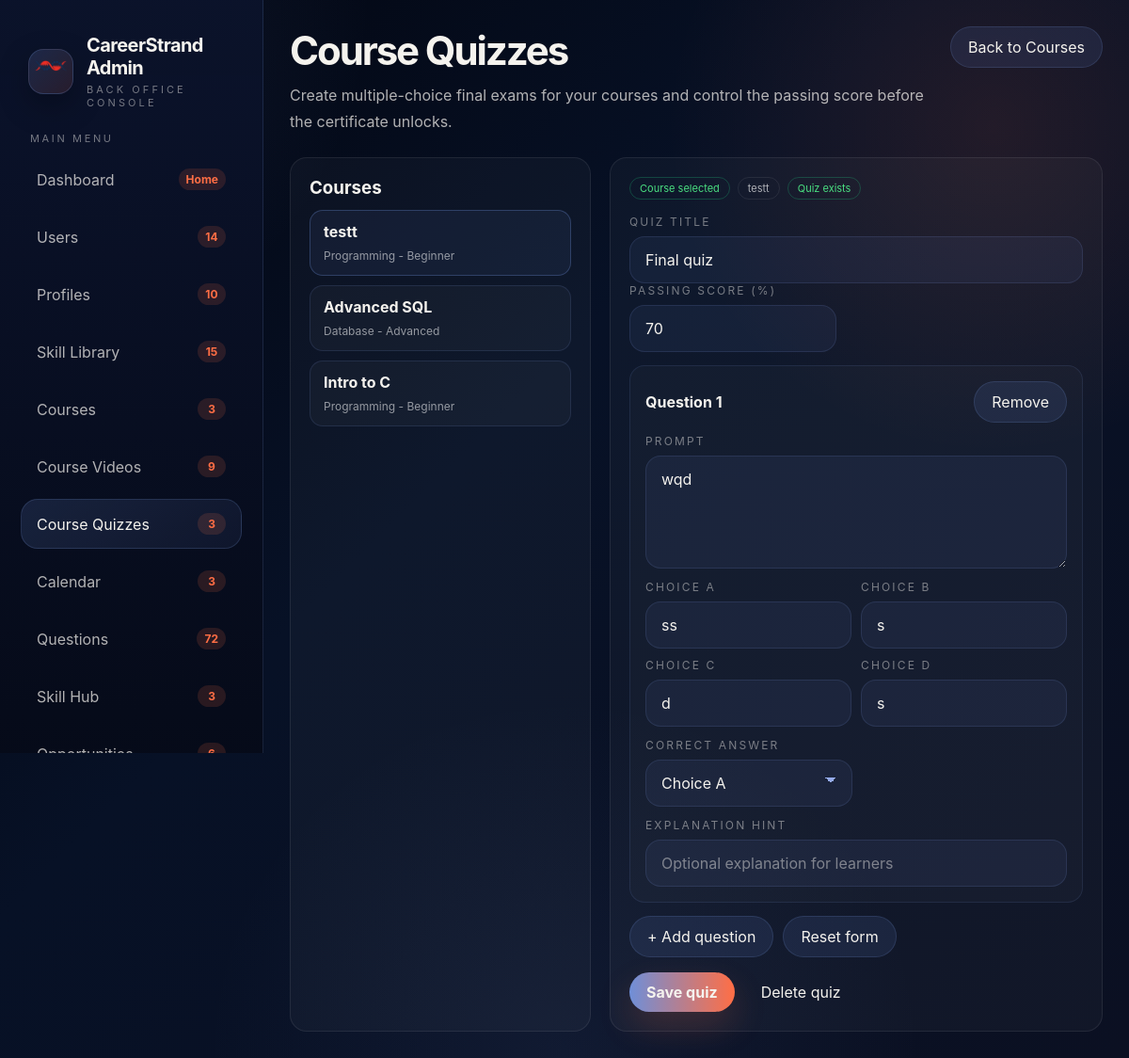
Screenshot of /View/BackOffice/admin-course-quizzes.php?course_id=3 (signed in) with the database file from the repository.
### tables this page shows
CREATE TABLE `course` (
  `courseId` int(11) NOT NULL,
  `title` varchar(255) DEFAULT NULL,
  `description` varchar(255) DEFAULT NULL,
  `category` varchar(100) DEFAULT NULL,
  `skill` varchar(100) DEFAULT NULL,
  `difficulty` varchar(50) DEFAULT NULL,
  `duration` int(11) DEFAULT NULL,
  `status` varchar(50) DEFAULT NULL,
  `createdAt` date DEFAULT NULL,
  `certificateTemplateType` varchar(20) NOT NULL DEFAULT 'preset',
  `certificatePresetKey` varchar(50) NOT NULL DEFAULT 'nvidia',
  `certificateBackgroundUrl` varchar(255) DEFAULT NULL,
  `certificateLogoUrl` varchar(255) DEFAULT NULL,
  `certificateIssuer` varchar(120) NOT NULL DEFAULT 'CareerStrand',
  `certificateTitle` varchar(120) NOT NULL DEFAULT 'Certificate of Completion',
  `certificateSubtitle` varchar(255) NOT NULL DEFAULT 'This certifies that',
  `certificateSignerName` varchar(120) NOT NULL DEFAULT 'Course Manager',
  `certificateSignatureData` longtext DEFAULT NULL
);

CREATE TABLE `course_quizzes` (
  `quiz_id` int(11) NOT NULL,
  `course_id` int(11) NOT NULL,
  `title` varchar(255) NOT NULL DEFAULT 'Final quiz',
  `passing_score` int(11) NOT NULL DEFAULT 70,
  `quiz_json` longtext NOT NULL,
  `created_at` timestamp NOT NULL DEFAULT current_timestamp(),
  `updated_at` timestamp NOT NULL DEFAULT current_timestamp() ON UPDATE current_timestamp()
);

### Controller/ControlCourses.php (called while the page is built, shortened)
<?php
class ControlCourses {
    private function ensureCertificateSchema(PDO $db): void {
        $columns = [
            'certificateTemplateType' => "ALTER TABLE `course` ADD COLUMN `certificateTemplateType` VARCHAR(20) NOT NULL DEFAULT 'preset' AFTER `createdAt`",
            'certificatePresetKey' => "ALTER TABLE `course` ADD COLUMN `certificatePresetKey` VARCHAR(50) NOT NULL DEFAULT 'nvidia' AFTER `certificateTemplateType`",
            'certificateBackgroundUrl' => "ALTER TABLE `course` ADD COLUMN `certificateBackgroundUrl` VARCHAR(255) DEFAULT NULL AFTER `certificatePresetKey`",
            'certificateLogoUrl' => "ALTER TABLE `course` ADD COLUMN `certificateLogoUrl` VARCHAR(255) DEFAULT NULL AFTER `certificateBackgroundUrl`",
            'certificateIssuer' => "ALTER TABLE `course` ADD COLUMN `certificateIssuer` VARCHAR(120) NOT NULL DEFAULT 'CareerStrand' AFTER `certificateLogoUrl`",
            'certificateTitle' => "ALTER TABLE `course` ADD COLUMN `certificateTitle` VARCHAR(120) NOT NULL DEFAULT 'Certificate of Completion' AFTER `certificateIssuer`",
            'certificateSubtitle' => "ALTER TABLE `course` ADD COLUMN `certificateSubtitle` VARCHAR(255) NOT NULL DEFAULT 'This certifies that' AFTER `certificateTitle`",
            'certificateSignerName' => "ALTER TABLE `course` ADD COLUMN `certificateSignerName` VARCHAR(120) NOT NULL DEFAULT 'Course Manager' AFTER `certificateSubtitle`",
            'certificateSignatureData' => "ALTER TABLE `course` ADD COLUMN `certificateSignatureData` LONGTEXT NULL AFTER `certificateSignerName`",
        ];
        foreach ($columns as $column => $sql) {
            try {
                $stmt = $db->prepare('SHOW COLUMNS FROM `course` LIKE ?');
                $stmt->execute([$column]);
            } catch (Throwable $e) {
            }
        }
    }
    private function courseSelectSql(): string {
        return "SELECT
                    courseId AS CourseID,
                    title AS Title,
                    description AS Description,
                    category AS Categorie,
                    skill AS Skill,
                    difficulty AS Difficulty,
                    duration AS Duration,
                    status AS Statut,
                    createdAt AS Published_AT,
                    certificateTemplateType,
                    certificatePresetKey,
                    certificateBackgroundUrl,
                    certificateLogoUrl,
                    certificateIssuer,
                    certificateTitle,
                    certificateSubtitle,
                    certificateSignerName,
                    certificateSignatureData,
                    NULL AS upload_video
                FROM course";
    }
    public function listeCourse() {
        $db = config::getConnexion();
        try {
            $this->ensureCertificateSchema($db);
            return $db->query($this->courseSelectSql() . ' ORDER BY courseId DESC');
        } catch(Exception $e) {
            die('Erreur:' . $e->getMessage());
        }
    }
    public function getCourseById($id) {
        $db = config::getConnexion();
        $this->ensureCertificateSchema($db);
        $query = $db->prepare($this->courseSelectSql() . ' WHERE courseId = ?');
        $query->execute([$id]);
        return $query->fetch();
    }
}
?>

### Controller/ControlCourseQuizzes.php (called while the page is built, shortened)
<?php
class ControlCourseQuizzes
{
    public function getQuizByCourseId(int $courseId): ?array
    {
        $db = config::getConnexion();
        $stmt = $db->prepare('SELECT * FROM course_quizzes WHERE course_id = ? LIMIT 1');
        $stmt->execute([$courseId]);
        $row = $stmt->fetch(PDO::FETCH_ASSOC);
        $decoded = json_decode((string) ($row['quiz_json'] ?? ''), true);
        return [
            'quizId' => (int) ($row['quiz_id'] ?? 0),
            'courseId' => (int) ($row['course_id'] ?? 0),
            'title' => (string) ($row['title'] ?? 'Final quiz'),
            'passingScore' => max(0, min(100, (int) ($row['passing_score'] ?? 70))),
            'questions' => $decoded['questions'] ?? [],
            'createdAt' => $row['created_at'] ?? null,
            'updatedAt' => $row['updated_at'] ?? null,
        ];
    }
}
?>

### View/backoffice/admin-course-quizzes.php (the view, shortened to what this page needs)
<?php
require_once __DIR__ . '/../../Controller/ControlCourses.php';
require_once __DIR__ . '/../../Controller/ControlCourseQuizzes.php';
$controlC = new ControlCourses();
$controlQ = new ControlCourseQuizzes();
function qh($value): string
{
    return htmlspecialchars((string) $value, ENT_QUOTES, 'UTF-8');
}
$selectedCourseId = (int) ($_GET['course_id'] ?? 0);
$selectedCourse = $selectedCourseId > 0 ? $controlC->getCourseById($selectedCourseId) : null;
$selectedQuiz = $selectedCourseId > 0 ? $controlQ->getQuizByCourseId($selectedCourseId) : null;
$coursesRaw = $controlC->listeCourse();
$allCourses = $coursesRaw->fetchAll(PDO::FETCH_ASSOC);
?>
<!DOCTYPE html>
<html lang="en">
<head>
  <link rel="stylesheet" href="assets/css/admin.css" />
</head>
<body>
<div class="admin-shell">
  <?php include __DIR__ . '/partials/admin-sidebar.php'; ?>
  <main class="admin-main">
    <header class="page-header">
      <div>
        <h2>Course Quizzes</h2>
        <p>Create multiple-choice final exams for your courses and control the passing score before the certificate unlocks.</p>
      </div>
      <div class="header-actions">
        <a href="admin-courses.php" class="btn btn-soft">Back to Courses</a>
      </div>
    </header>
    <section class="quiz-shell">
      <aside class="quiz-panel">
        <h3>Courses</h3>
        <div class="quiz-course-list">
          <?php foreach ($allCourses as $course): ?>
            <a class="quiz-course-link <?= $selectedCourseId === (int) $course['CourseID'] ? 'active' : ''; ?>" href="admin-course-quizzes.php?course_id=<?= (int) $course['CourseID']; ?>">
              <strong><?= qh($course['Title']); ?></strong>
              <span><?= qh($course['Categorie']); ?> - <?= qh($course['Difficulty']); ?></span>
            </a>
          <?php endforeach; ?>
        </div>
      </aside>
      <section class="quiz-editor">
        <?php if (!$selectedCourse): ?>
          <div class="quiz-empty">Select a course to create or edit its final exam.</div>
        <?php else: ?>
          <div class="quiz-meta">
            <span class="quiz-pill good">Course selected</span>
            <span class="quiz-pill"><?= qh($selectedCourse['Title']); ?></span>
            <span class="quiz-pill <?= !empty($selectedQuiz) ? 'good' : 'warn'; ?>"><?= !empty($selectedQuiz) ? 'Quiz exists' : 'No quiz yet'; ?></span>
          </div>
          <div class="field">
            <label>Quiz title</label>
            <input type="text" form="quiz-form" name="quiz_title" value="<?= qh($selectedQuiz['title'] ?? 'Final quiz'); ?>" placeholder="Final quiz">
          </div>
          <div class="field" style="max-width:220px">
            <label>Passing score (%)</label>
            <input type="number" form="quiz-form" name="passing_score" min="0" max="100" value="<?= qh((string) ($selectedQuiz['passingScore'] ?? 70)); ?>">
          </div>
          <form id="quiz-form" method="post" action="admin-course-quizzes.php">
            <div id="quiz-builder"></div>
            <div class="quiz-builder-actions">
              <button type="button" class="btn btn-soft" id="add-question-btn">+ Add question</button>
              <button type="button" class="btn btn-soft" id="reset-quiz-btn">Reset form</button>
            </div>
            <div class="quiz-actions">
              <button type="submit" class="btn btn-main">Save quiz</button>
              <?php if (!empty($selectedQuiz)): ?>
                <a class="btn btn-danger" href="admin-course-quizzes.php?delete_quiz=<?= (int) ($selectedQuiz['courseId'] ?? $selectedCourseId); ?>&course_id=<?= (int) $selectedCourseId; ?>" onclick="return confirm('Delete this quiz?')">Delete quiz</a>
              <?php endif; ?>
            </div>
          </form>
        <?php endif; ?>
      </section>
    </section>
  </main>
</div>
<template id="quiz-question-template">
  <article class="quiz-question">
    <div class="quiz-question-head">
      <strong>Question</strong>
      <button type="button" class="btn btn-soft btn-sm remove-question-btn">Remove</button>
    </div>
    <div class="quiz-question-grid">
      <div class="field">
        <label>Prompt</label>
        <textarea class="quiz-prompt" rows="3" placeholder="Write the question prompt"></textarea>
      </div>
      <div class="quiz-choice-grid">
        <div class="field"><label>Choice A</label><input type="text" class="quiz-choice" placeholder="Choice A"></div>
        <div class="field"><label>Choice B</label><input type="text" class="quiz-choice" placeholder="Choice B"></div>
        <div class="field"><label>Choice C</label><input type="text" class="quiz-choice" placeholder="Choice C"></div>
        <div class="field"><label>Choice D</label><input type="text" class="quiz-choice" placeholder="Choice D"></div>
      </div>
      <div class="field" style="max-width:220px">
        <label>Correct answer</label>
        <select class="quiz-correct">
          <option value="0">Choice A</option>
        </select>
      </div>
      <div class="field">
        <label>Explanation hint</label>
        <input type="text" class="quiz-explanation" placeholder="Optional explanation for learners">
      </div>
    </div>
  </article>
</template>
</body>
</html>

### View/backoffice/assets/css/admin.css (style rules this page uses)
:root { --bg: #040816; --bg-2: #071126; --bg-3: #0d1631; --panel: rgba(65, 100, 184, 0.12); --panel-2: rgba(65, 100, 184, 0.08); --panel-3: rgba(255, 110, 69, 0.08); --border: rgba(126, 159, 228, 0.18); --border-soft: rgba(126, 159, 228, 0.1); --text: #f5f3ee; --muted: rgba(245, 243, 238, 0.72); --muted-2: rgba(245, 243, 238, 0.46); --blue: #6f8fd8; --blue-2: #95abeb; --red: #ff6e45; --red-2: #ff8564; --green: #59d39b; --yellow: #f5bf65; --white: #f5f3ee; --shadow: 0 30px 80px rgba(0, 0, 0, 0.35); }
* { box-sizing: border-box; margin: 0; padding: 0; }
html { scroll-behavior: smooth; }
body { min-height: 100vh; font-family: Inter, Arial, Helvetica, sans-serif; color: var(--text); background: radial-gradient(circle at top left, rgba(111, 143, 216, 0.14), transparent 24%), radial-gradient(circle at 88% 12%, rgba(255, 110, 69, 0.11), transparent 24%), radial-gradient(circle at 50% 100%, rgba(111, 143, 216, 0.08), transparent 30%), linear-gradient(135deg, #02050f 0%, #071126 42%, #0b1022 100%); }
a { color: inherit; text-decoration: none; }
button, input, select, textarea { font: inherit; }
.admin-shell { display: grid; grid-template-columns: 280px minmax(0, 1fr); min-height: 100vh; }
.admin-main { padding: 28px; }
.page-header { display: flex; align-items: flex-start; justify-content: space-between; gap: 18px; margin-bottom: 24px; }
.page-header h2 { font-size: clamp(30px, 4vw, 42px); letter-spacing: -0.05em; }
.page-header p { margin-top: 8px; color: var(--muted); max-width: 760px; line-height: 1.75; }
.header-actions { display: flex; align-items: center; gap: 12px; flex-wrap: wrap; justify-content: flex-end; }
.searchbar input::placeholder, input::placeholder, textarea::placeholder { color: var(--muted-2); }
.btn { display: inline-flex; align-items: center; justify-content: center; gap: 8px; border: none; border-radius: 999px; padding: 13px 18px; cursor: pointer; transition: 0.22s ease; line-height: 1; white-space: nowrap; }
.btn-main { background: linear-gradient(90deg, var(--blue), var(--red)); color: var(--white); font-weight: 700; box-shadow: 0 16px 36px rgba(255, 110, 69, 0.18); }
.btn-soft { color: var(--white); background: rgba(111, 143, 216, 0.12); border: 1px solid rgba(126, 159, 228, 0.16); }
.field { display: grid; gap: 8px; position: relative; }
.field label { color: var(--muted-2); font-size: 12px; text-transform: uppercase; letter-spacing: 0.18em; }
.field input, .field select, .field textarea { border: 1px solid rgba(126, 159, 228, 0.14); border-radius: 16px; padding: 14px 16px; background: rgba(111, 143, 216, 0.08); color: var(--white); outline: none; }
.field select { appearance: none; -webkit-appearance: none; -moz-appearance: none; color-scheme: dark; background-image: linear-gradient(45deg, transparent 50%, var(--blue-2) 50%), linear-gradient(135deg, var(--blue-2) 50%, transparent 50%); background-position: calc(100% - 22px) calc(50% - 3px), calc(100% - 16px) calc(50% - 3px); background-size: 6px 6px, 6px 6px; background-repeat: no-repeat; padding-right: 44px; }
.field select, select { color-scheme: dark; }
.field select option, .field select optgroup, select option, select optgroup { color: var(--white) !important; background-color: #0d1631 !important; }
.field select option:checked, select option:checked { color: #081225 !important; background: #a9c5ef !important; }
.field textarea { min-height: 120px; resize: vertical; }

### rows the page displays
course: title "testt", category "Programming", difficulty "Beginner"
course: title "Advanced SQL", category "Database", difficulty "Advanced"
course: title "Intro to C", category "Programming", difficulty "Beginner"
course_quizzes: quiz_title "Final quiz", passing_score "70"

### other values shown
$adminSidebarEscape($adminSidebarItem['label']) "Dashboard"
$adminSidebarEscape($adminSidebarBadge) "Home"
$adminSidebarEscape($adminSidebarItem['label']) "Users"
$adminSidebarEscape($adminSidebarBadge) "14"
$adminSidebarEscape($adminSidebarItem['label']) "Profiles"
$adminSidebarEscape($adminSidebarBadge) "10"
$adminSidebarEscape($adminSidebarItem['label']) "Skill Library"
$adminSidebarEscape($adminSidebarBadge) "15"
$adminSidebarEscape($adminSidebarItem['label']) "Courses"
$adminSidebarEscape($adminSidebarBadge) "3"
$adminSidebarEscape($adminSidebarItem['label']) "Course Videos"
$adminSidebarEscape($adminSidebarBadge) "9"
$adminSidebarEscape($adminSidebarItem['label']) "Course Quizzes"
$adminSidebarEscape($adminSidebarItem['label']) "Calendar"
$adminSidebarEscape($adminSidebarItem['label']) "Questions"
